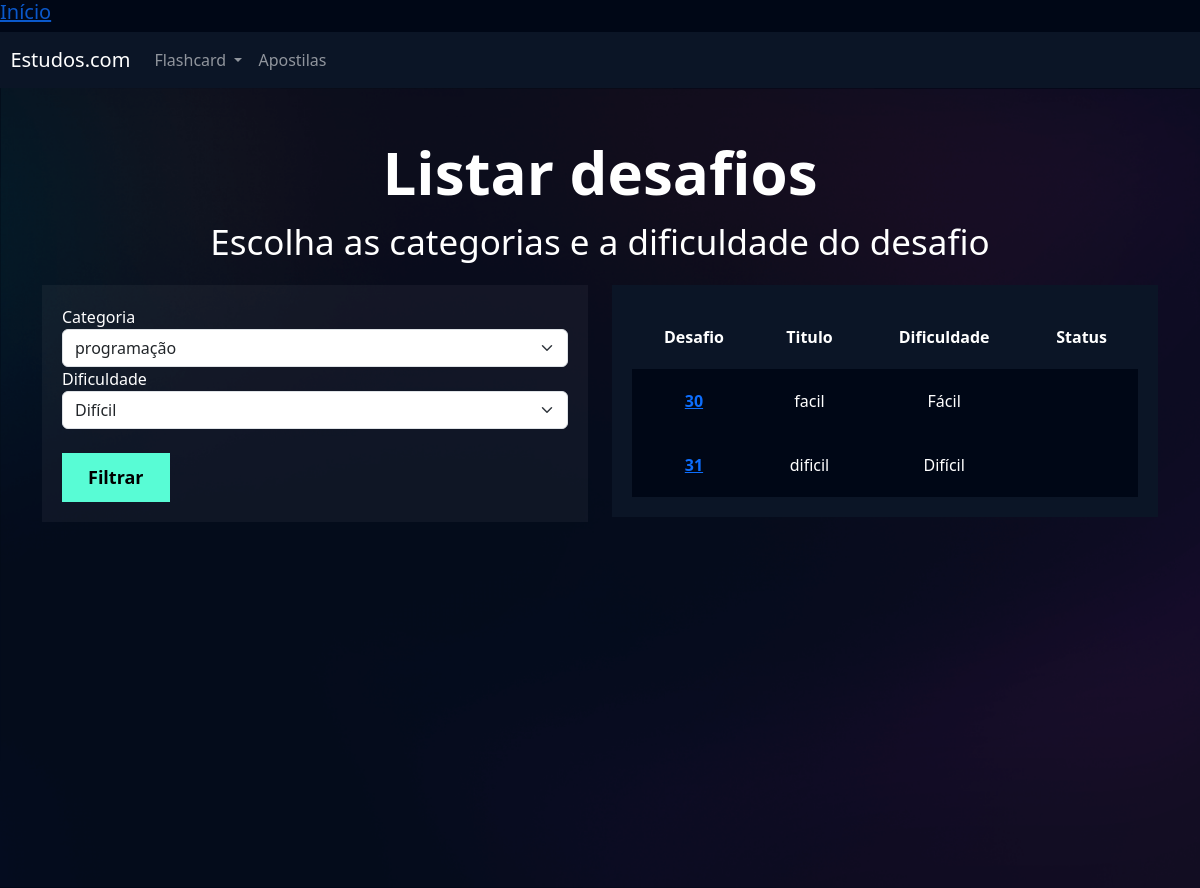
/flashcard/listar_desafio/ (signed in), run on the app's committed database.
### flashcard/models.py (models this page shows, shortened)
class Desafio(models.Model):
    user = models.ForeignKey(User, on_delete = models.DO_NOTHING)
    titulo = models.CharField(max_length = 100)
    categoria = models.ManyToManyField(Categoria)
    quantidade_perguntas = models.IntegerField()
    dificuldade = models.CharField(max_length=1, choices=Flashcard.DIFICULDADE_CHOICES)
    flashcards = models.ManyToManyField(FlashcardDesafio)

### flashcard/views.py (the view)
# urls.py: path('listar_desafio/', views.listar_desafio, name='listar_desafio'),
def listar_desafio(request):
    categorias = Categoria.objects.all()
    dificuldades = Flashcard.DIFICULDADE_CHOICES
    desafios = Desafio.objects.filter(user=request.user)
    status = FlashcardDesafio.respondido
    return render(
        request, 'listar_desafio.html', { 'desafios' : desafios, 'categorias' : categorias, 'dificuldades' : dificuldades, 'status' : status,},
    )

### flashcard/templates/listar_desafio.html (shortened to what this page needs)
{% extends "base.html" %}
{% load static %}
{% block 'cabecalho' %}
    <link href="{% static 'usuarios/css/cadastro.css' %}" rel="stylesheet">
    <link href="{% static 'flashcard/css/novo_flashcard.css' %}" rel="stylesheet">
    <link href="{% static 'flashcard/css/iniciar_desafio.css' %}" rel="stylesheet">
    <link href="{% static 'flashcard/css/desafio.css' %}" rel="stylesheet">
    <link href='https://unpkg.com/boxicons@2.1.4/css/boxicons.min.css' rel='stylesheet'>
{% endblock 'cabecalho' %}
{% block 'conteudo' %}
<div class="bg1">
    <div class="container ctx">
        <br>
        <br>
        <h2 class="fonte-principal">Listar desafios</h2>
        <p class="fonte-secundaria">Escolha as categorias e a dificuldade do desafio</p>
    </div>
    <div class="container">
        <div class="row">
            <div class="col-md">
                <div class="box-form">
                    <div class="col-md">
                        <form action="{% url "listar_desafio" %}" method="GET">
                            <label>Categoria</label>
                            <select name="categoria" class="form-select">
                                {% for categoria in categorias %}
                                    <option value="{{categoria.id}}">
                                        {{categoria.nome}}
                                    </option>
                                {% endfor %}
                            </select>
                    </div>
                    <div class="col-md">
                        <label for="">Dificuldade</label>
                        <select name="dificuldade" class="form-select">
                            {% for dificuldade in dificuldades %}
                                <option value='{{dificuldade.0}}'>
                                    {{dificuldade.1}}
                                </option>
                            {% endfor %}
                        </select>
                    </div>
                    <div class="col-md">
                        <br>
                        <input type="submit" value="Filtrar" class="btn-cadastro">
                    </div>
                </div>
            </div>
            <div class="col-md">
                <div class="box-listar">
                    <table>
                        <thead>
                          <tr>
                            <th scope="col">Desafio</th>
                            <th scope="col">Titulo</th>
                            <th scope="col">Dificuldade</th>
                            <th scope="col">Status</th>
                          </tr>
                        </thead>
                        <tbody>
                            {% for desafio in desafios %}
                                <tr class="linha">
                                    <th><a href="{% url "desafio" desafio.id %}">{{desafio.id}}</a></th>
                                    <td>{{desafio.titulo}}</td>
                                    <td>{{desafio.get_dificuldade_display}}</td>
                                    <td>{{desafio.status}}</td>
                                </tr>
                          {% endfor %}
                        </tbody>
                      </table>
                </div>
            </div>
        </div>
    </div>
</div>
{% endblock 'conteudo' %}

### templates/geral/css/base.css (style rules this page uses)
:root { --main-color: #0b1526; --dark-color: #000716; --secondary-dark-color: rgb(15, 2, 26); --light-color: #00c1f3; --contrast-color: #f4c96b; --differential-color: #58fcd5; }
body { background-color: var(--dark-color) !important; color: white !important; }

### templates/static/usuarios/css/cadastro.css (style rules this page uses)
* { margin: 0; padding: 0; }
.bg1 { background-image: url('/static/usuarios/img/bg1.png') !important; height: 100vh; background-size: cover; }
.box-form { padding: 20px; background-color: rgba(217,217,217, .05); color: white !important; }
.btn-cadastro { padding: 10px; background-color: #58fcd5; border: none; border: 1px solid #58fcd5; font-size: 18px; font-weight: bold; padding-left: 25px; padding-right: 25px; }

### templates/static/flashcard/css/iniciar_desafio.css (style rules this page uses)
.fonte-principal { font-weight: bold; font-size: 60px; }
.fonte-secundaria { font-size: 35px; }
.ctx { text-align: center; }

### templates/static/flashcard/css/desafio.css (style rules this page uses)
.box-listar { background-color: #0b1526; padding: 20px; }
table { width: 100%; padding: 20px; text-align: center; }
.linha { height: 40px; background-color: var(--dark-color); padding: 20px; }
td, th { padding: 20px; }
tr { background-color: var(--main-color); }

### data on the page
Desafio: id "30", titulo "facil", dificuldade "Fácil"
Desafio: id "31", titulo "dificil", dificuldade "Difícil"

### other printed values
form field categoria "programação"
form field dificuldade "Difícil"
